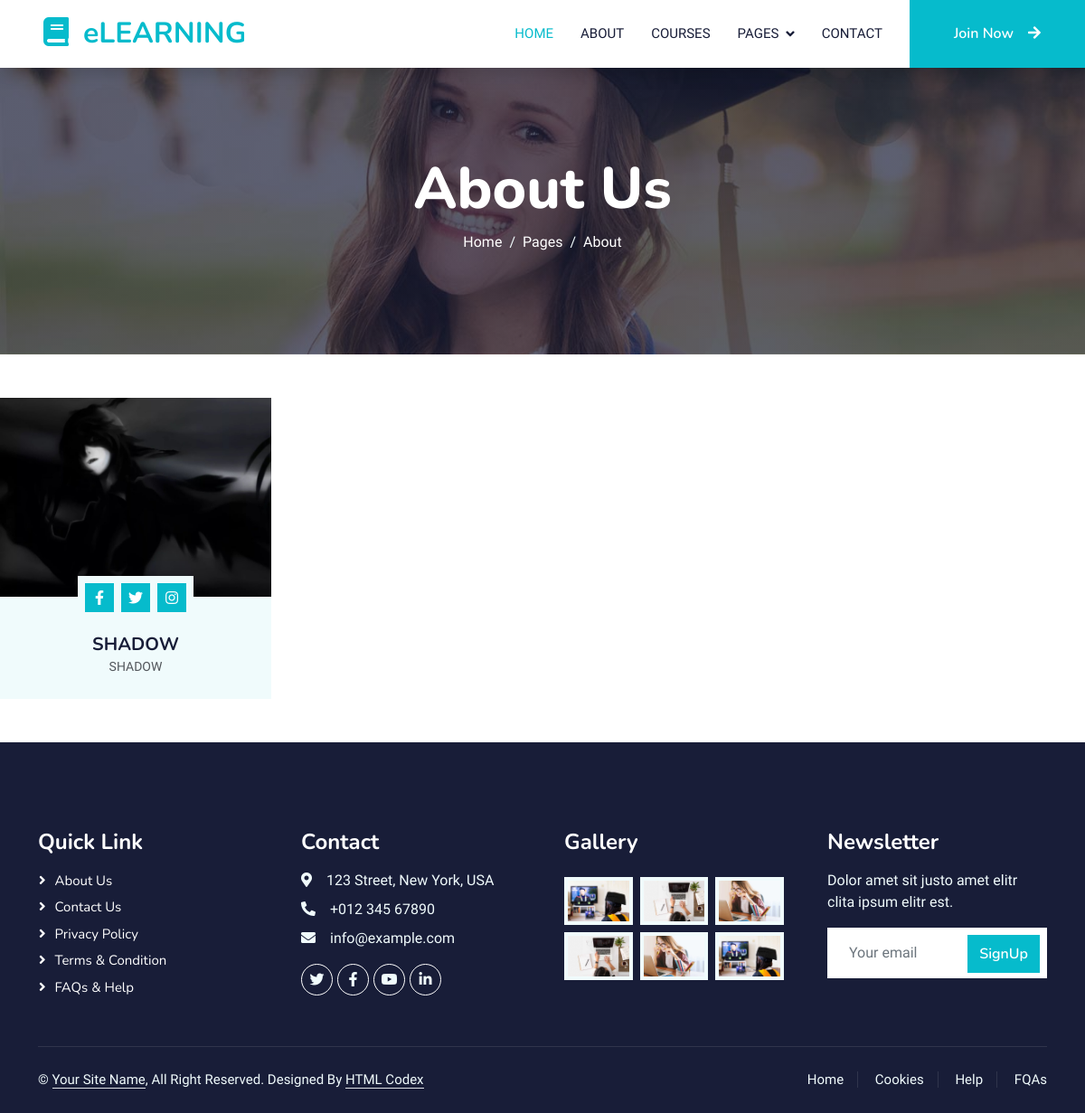
The app's page /experts/1 with its own data.
### blog/models.py (models this page shows, shortened)
class Expert(models.Model):
    name = models.CharField(max_length=300)
    subject = models.TextField()
    img = models.ImageField(upload_to='index/img')

### blog/views.py (the view)
# urls.py: path('experts/<int:id>', expertsdetailview, name='expertsDetail'),
def expertsdetailview(request,id):
    try:
        experts=Expert.objects.get(id=id)
        context = {
            "experts":experts
        }
    except experts.DoesNotExist:
        raise Http404("No experts found")
    return render(request,"experts_detail.html",context=context)

### template/experts_detail.html
{% extends 'base.html' %}
{% load static %}
{% block content %}
<div class="col-lg-3 col-md-6 wow fadeInUp" data-wow-delay="0.1s">
                    <div class="team-item bg-light">
                        <div class="overflow-hidden">
                            <img class="img-fluid" src={{experts.img.url}} alt="">
                        </div>
                        <div class="position-relative d-flex justify-content-center" style="margin-top: -23px;">
                            <div class="bg-light d-flex justify-content-center pt-2 px-1">
                                <a class="btn btn-sm-square btn-primary mx-1" href=""><i class="fab fa-facebook-f"></i></a>
                                <a class="btn btn-sm-square btn-primary mx-1" href=""><i class="fab fa-twitter"></i></a>
                                <a class="btn btn-sm-square btn-primary mx-1" href=""><i class="fab fa-instagram"></i></a>
                            </div>
                        </div>
                        <div class="text-center p-4">
                            <h5 class="mb-0">{{experts.name}}</h5>
                            <small>{{experts.subject}}</small>
                        </div>
                    </div>
                </div>
{% endblock content %}

### static/css/style.css (style rules this page uses)
:root { --primary: #06BBCC; --light: #F0FBFC; --dark: #181d38; }
.btn { font-family: 'Nunito', sans-serif; font-weight: 600; transition: .5s; }
.btn.btn-primary, .btn.btn-secondary { color: #FFFFFF; }
.btn-sm-square { width: 32px; height: 32px; }
.btn-square, .btn-sm-square, .btn-lg-square { padding: 0; display: flex; align-items: center; justify-content: center; font-weight: normal; border-radius: 0px; }
.team-item img { transition: .5s; }

### template/base.html (style rules this page uses)
:root { --primary: #06BBCC; --light: #F0FBFC; --dark: #181d38; }
.btn { font-family: 'Nunito', sans-serif; font-weight: 600; transition: .5s; }
.btn.btn-primary, .btn.btn-secondary { color: #FFFFFF; }
.btn-sm-square { width: 32px; height: 32px; }
.btn-square, .btn-sm-square, .btn-lg-square { padding: 0; display: flex; align-items: center; justify-content: center; font-weight: normal; border-radius: 0px; }
.team-item img { transition: .5s; }

### records on screen
Expert: img (picture), name "SHADOW", subject "SHADOW"
